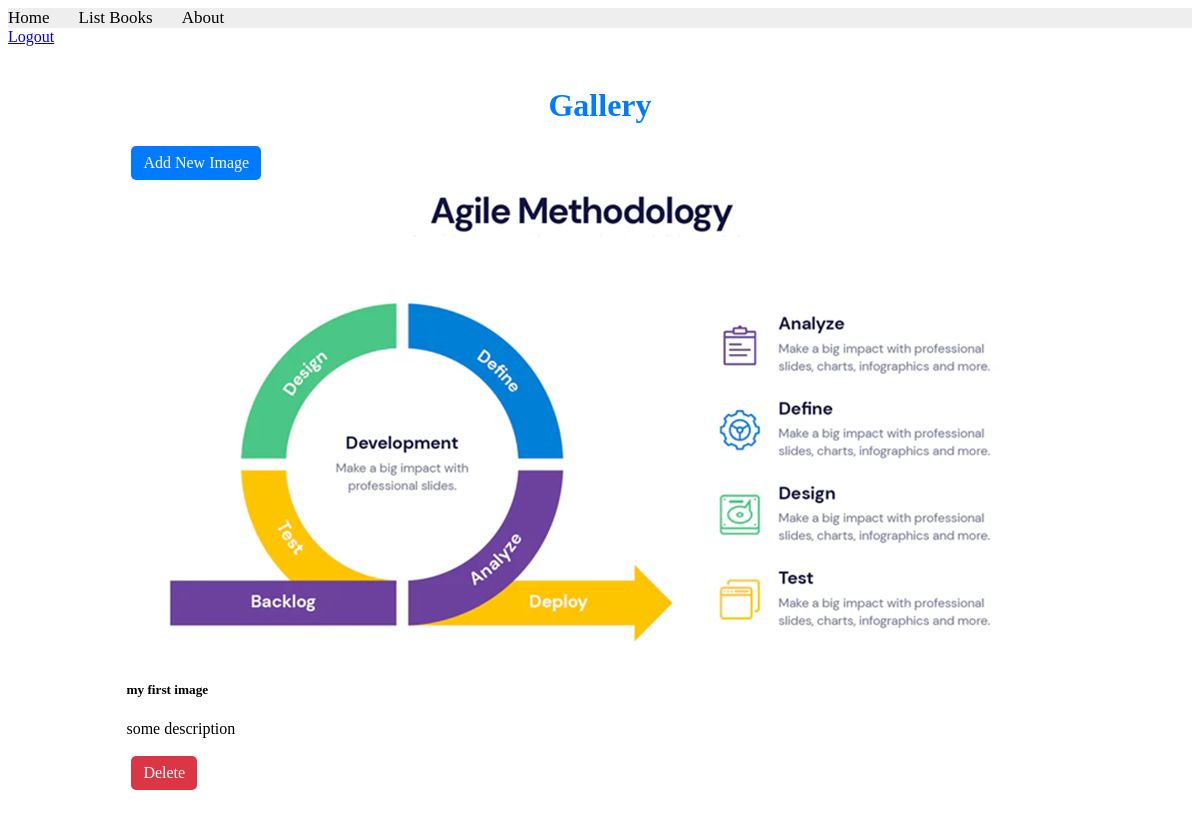
Page /users/gallery/ (signed in) on the committed database.
### apps/usermodule/models.py (models this page shows, shortened)
class Gallery(models.Model):
    title = models.CharField(max_length=100)
    description = models.TextField(blank=True)
    image = models.ImageField(upload_to='gallery/')

### apps/usermodule/views.py (the view)
# urls.py: path('gallery/', views.list_gallery, name='list_gallery'),
@login_required(login_url='/users/login')
def list_gallery(request):
    images = Gallery.objects.all()
    return render(request, 'usermodule/gallery_list.html', {'images': images})

### apps/templates/usermodule/gallery_list.html (shortened to what this page needs)
{% extends "bookmodule/layouts/base.html" %}
{% block content %}
<a href="{% url 'users.logout' %}">Logout</a>
<div class="container">
    <h1>Gallery</h1>
    <a href="{% url 'add_image' %}" class="btn btn-success">Add New Image</a>
    <div class="row mt-4">
        {% for image in images %}
        <div class="col-md-4">
            <div class="card">
                <img src="{{ image.image.url }}" class="card-img-top" alt="{{ image.title }}">
                <div class="card-body">
                    <h5 class="card-title">{{ image.title }}</h5>
                    <p class="card-text">{{ image.description }}</p>
                    <a href="{% url 'delete_image' image.id %}" class="btn btn-danger"
                       onclick="return confirm('Are you sure you want to delete this image?');">Delete</a>
                </div>
            </div>
        </div>
        {% endfor %}
    </div>
</div>
{% endblock content %}

### apps/static/styles.css (style rules this page uses)
.container { width: 80%; margin: 0 auto; padding: 20px; }
h1 { color: #28a745; text-align: center; margin-bottom: 20px; }
.btn { padding: 8px 12px; color: #fff; background-color: #007bff; text-decoration: none; border-radius: 5px; display: inline-block; margin: 2px 5px; text-align: center; }
.btn-danger { background-color: #dc3545; }
h1 { text-align: center; color: #007bff; }

### rows in the picture
Gallery: image (picture), title "my first image", description "some description"
